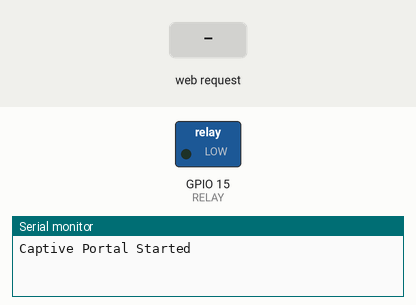
The program below on a simulated ESP32. On the bench: switched loads named in the program (green lamp = pin HIGH), the last lines printed to the serial monitor. Inputs (shaded band) come from the test bench.

Above: at 1.2 s.
1.3 s: HTTP request GET /button received
At 1.6 s:
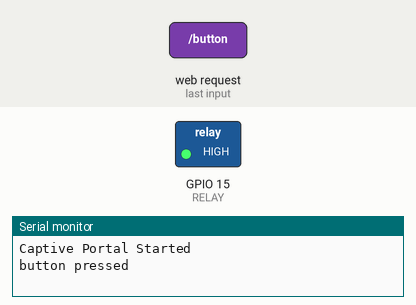
Timing chart, 0 to 4.3 s (numbered marks = the images above; inputs shaded):
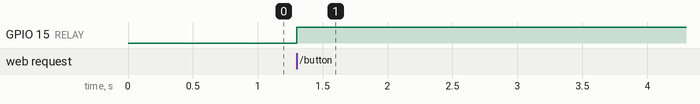

The program:

main.cpp
```cpp
#include <Arduino.h>
#include <WiFi.h>
#include <DNSServer.h>
#include <WebServer.h>

const byte      DNS_PORT = 53;
IPAddress       apIP(192, 168, 1, 1);
DNSServer       dnsServer;
WebServer       webServer(80);
const int       RELAY = 15;

String responseHTML = ""
    "<!DOCTYPE html><html><head><title>CaptivePortal</title></head><body><center>"
    "<p>Captive Sample Server App</p><br/><br/>"
    "<button id='button1' style='width:160px;height:60px'><font size='20'>Relay</font></button>"
    "<script>var xhttp=new XMLHttpRequest();"
    "  button1.onclick=function(e) {"
    "    xhttp.open('GET', 'http://192.168.1.1/button', false);"
    "    xhttp.send(''); }"
    "</script><p>This is a captive portal example</p></center></body></html>";

void button(){
    Serial.println("button pressed");
    digitalWrite(RELAY, !digitalRead(RELAY));
    webServer.send(200, "text/plain", "OK");
}

void setup() {
    Serial.begin(115200);
    pinMode(RELAY, OUTPUT);
    Serial.println();
    WiFi.mode(WIFI_AP);
    WiFi.softAPConfig(apIP, apIP, IPAddress(255, 255, 255, 0));
    WiFi.softAP("CaptivePortal");

    // if started with "*" for domain name, it will reply with provided IP to all DNS request
    dnsServer.start(DNS_PORT, "*", apIP);

    webServer.on("/button", button);

    // replay to all requests with same HTML
    webServer.onNotFound([]() {
        webServer.send(200, "text/html", responseHTML);
    });
    webServer.begin();
    Serial.println("Captive Portal Started");
}

void loop() {
    dnsServer.processNextRequest();
    webServer.handleClient();
}
```

Measured:
- after the input at 1.3 s, GPIO 15 (RELAY): LOW → HIGH at once
